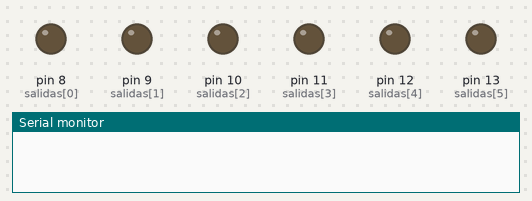
This sketch was run on a simulated Arduino Uno, built with avr-gcc and run on an emulated ATmega328P. Shown: output pins drawn as LEDs (lit = HIGH), the last lines printed to the serial monitor.

Above: at 0.06 s.
At 1.18 s:
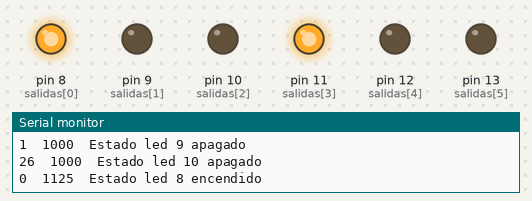
At 2.31 s:
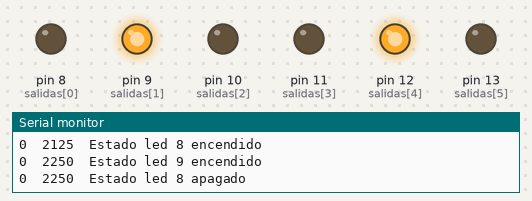
At 4.56 s:
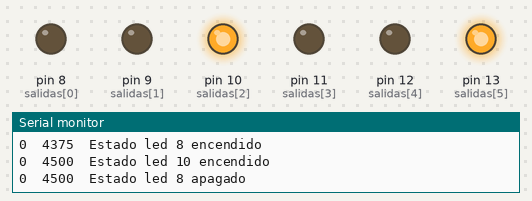
At 6.68 s:
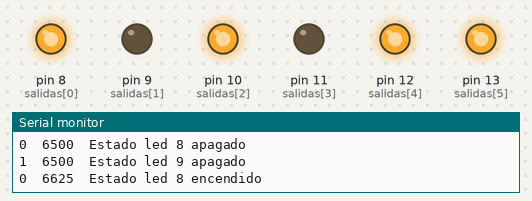
At 8.93 s:
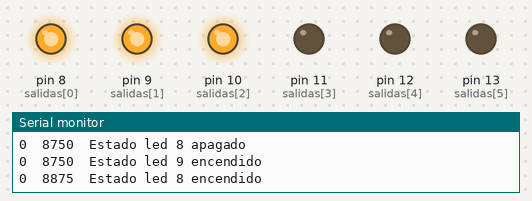
Timing chart, 0 to 9.2 s (numbered marks = the images above):
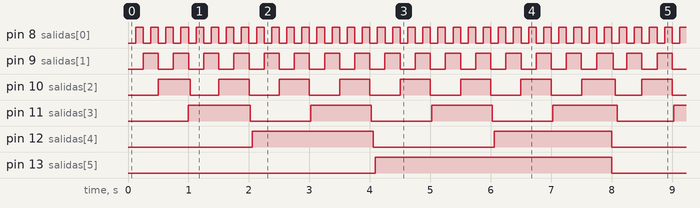

The sketch:

practica_millis.ino
```cpp
#define CANTLED 6

unsigned long ultimo_millis[CANTLED] = {0, 0, 0, 0, 0, 0};
bool estado_led[CANTLED] = {0, 0, 0, 0, 0, 0};
int salidas[CANTLED] = {8, 9, 10, 11, 12, 13};
String estado[] = {" apagado", " encendido"};
int maximo[2] = {0, 0};

void parpadeo(int led, int tiempo);
void detener();
void detener(int miliseg);
void final();
void imprimir(int salida, unsigned long tiempo_demora);

void setup()
{
  Serial.begin(9600);
  for (int i = 0; i < CANTLED; i++)
  {
    pinMode(salidas[i], OUTPUT);
  }
}

void loop()
{
  parpadeo(0, 125);
  parpadeo(1, 250);
  parpadeo(2, 500);
  parpadeo(3, 1000);
  parpadeo(4, 2000);
  parpadeo(5, 4000);
  // detener();
  // detener(30000);
}

void parpadeo(int led, int tiempo)
{
  if (millis() - ultimo_millis[led] >= tiempo)
  {
    ultimo_millis[led] = millis();
    int tiempo_perdido = ultimo_millis[led] % tiempo;
    if (maximo[0] < tiempo_perdido)
    {
      maximo[0] = tiempo_perdido;
      maximo[1] = salidas[led];
    }

    ultimo_millis[led] -= tiempo_perdido;
    estado_led[led] = !estado_led[led];
    digitalWrite(salidas[led], estado_led[led]);
    imprimir(led, tiempo_perdido);
  }
}

// El programa se detiene cuando se encienden todos los leds
void detener()
{
  int suma = 0;
  for (int j = 0; j < CANTLED; j++)
  {
    suma += estado_led[j];
  }

  if (suma == CANTLED)
  {
    final();
  }
}

// El programa se detiene luego de x milisegundos
void detener(int miliseg)
{
  int suma = 0;
  for (int j = 0; j < CANTLED; j++)
  {
    suma += estado_led[j];
  }

  if (millis() >= miliseg)
  {
    final();
  }
}

void final()
{
  int pin_2 = 0;
  Serial.print(String(maximo[0]) + "\t");
  Serial.print(maximo[1]);
  Serial.println("\tEl programa se detuvo");
  while (1)
  {
  }
}

void imprimir(int salida, unsigned long tiempo_demora)
{
  Serial.print(String(tiempo_demora) + "\t");
  Serial.print(ultimo_millis[salida]);
  Serial.print("\tEstado led ");
  Serial.print(salidas[salida]);
  Serial.println(estado[estado_led[salida]]);
}
```

Measured:
- by itself, pin 8 (salidas[0]): goes 55 × (HIGH 0.12 s, LOW 0.12 s), HIGH 0.19 s, LOW 0.06 s, 103 × (HIGH 0.13 s, LOW 0.12 s), then HIGH
- by itself, pin 9 (salidas[1]): alternates HIGH for 0.25 s and LOW for 0.25 s
- by itself, pin 10 (salidas[2]): alternates HIGH for 0.50 s and LOW for 0.50 s
- by itself, pin 11 (salidas[3]): alternates HIGH for 1.0 s and LOW for 1.0 s
- by itself, pin 12 (salidas[4]): alternates HIGH for 2.0 s and LOW for 2.0 s
- by itself, pin 13 (salidas[5]): alternates HIGH for 4.0 s and LOW for 4.0 s
